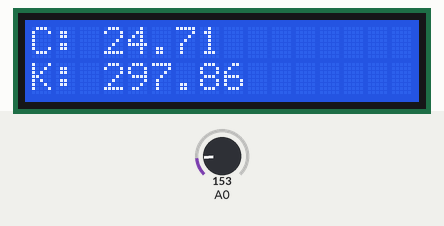
The sketch below on a simulated Arduino Uno, built with avr-gcc and run on an emulated ATmega328P. Parts: 16×2 character LCD. Inputs (shaded band) come from the test bench; at power-on: A0 = 153.

Above: at 1.2 s.
1.3 s: A0 set to 165
At 2.4 s:
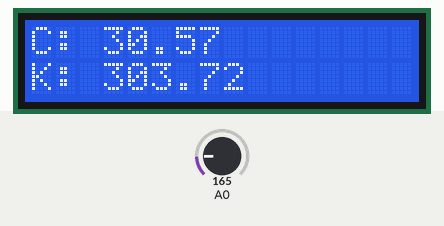
3.5 s: A0 set to 175
At 5.2 s:
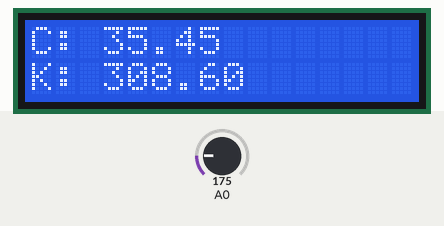
5.5 s: A0 set to 191
At 7.5 s:
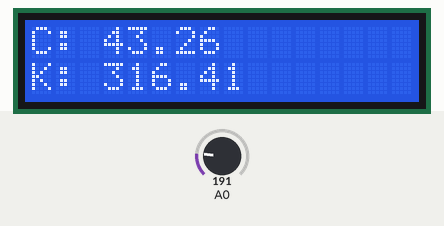
Timing chart, 0 to 9.0 s (numbered marks = the images above; inputs shaded):
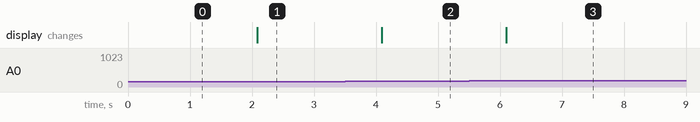

Measured:
- after the input at 1.3 s, the display: changes after 0.78 s (image 1)
- after the input at 3.5 s, the display: changes after 0.59 s (image 2)
- after the input at 5.5 s, the display: changes after 0.60 s (image 3)

The sketch:

Modified_TempKelvin.ino
```cpp
/*
  SparkFun Inventor’s Kit
  Circuit 4B - Temperature Sensor

  The LCD will display readings from a temperature sensor in degrees Celsius and Fahrenheit.

  This sketch was written by SparkFun Electronics, with lots of help from the Arduino community.
  This code is completely free for any use.

  View circuit diagram and instructions at: https://learn.sparkfun.com/tutorials/sparkfun-inventors-kit-experiment-guide---v41
  Download drawings and code at: https://github.com/sparkfun/SIK-Guide-Code
*/

#include <LiquidCrystal.h>                  //the liquid crystal library contains commands for printing to the display
LiquidCrystal lcd(13, 12, 11, 10, 9, 8);    // tell the RedBoard what pins are connected to the display

float voltage = 0;                          //the voltage measured from the TMP36
float degreesC = 0;                         //the temperature in Celsius, calculated from the voltage
float degreesK = 0;                         //the temperature in Fahrenheit, calculated from the voltage

void setup() {

  lcd.begin(16, 2);                         //tell the lcd library that we are using a display that is 16 characters wide and 2 characters high
  lcd.clear();                              //clear the display

  pinMode(3, INPUT_PULLUP);
}

void loop() {

  voltage = analogRead(A0) * 0.004882813;   //convert the analog reading, which varies from 0 to 1023, back to a voltage value from 0-5 volts
  degreesC = (voltage - 0.5) * 100.0;       //convert the voltage to a temperature in degrees Celsius
  degreesK = degreesC + 273.15; //convert the voltage to a temperature in degrees Fahrenheit

  lcd.clear();                              //clear the LCD

  lcd.setCursor(0, 0);                      //set the cursor to the top left position
  lcd.print("C: ");                 //print a label for the data
  lcd.print(degreesC);                      //print the degrees Celsius

  lcd.setCursor(0, 1);                      //set the cursor to the lower left position
  lcd.print("K: ");                 //Print a label for the data
  lcd.print(degreesK);                      //print the degrees Fahrenheit

  delay(1000);                              //delay for 1 second between each reading (this makes the display less noisy)
}
```
